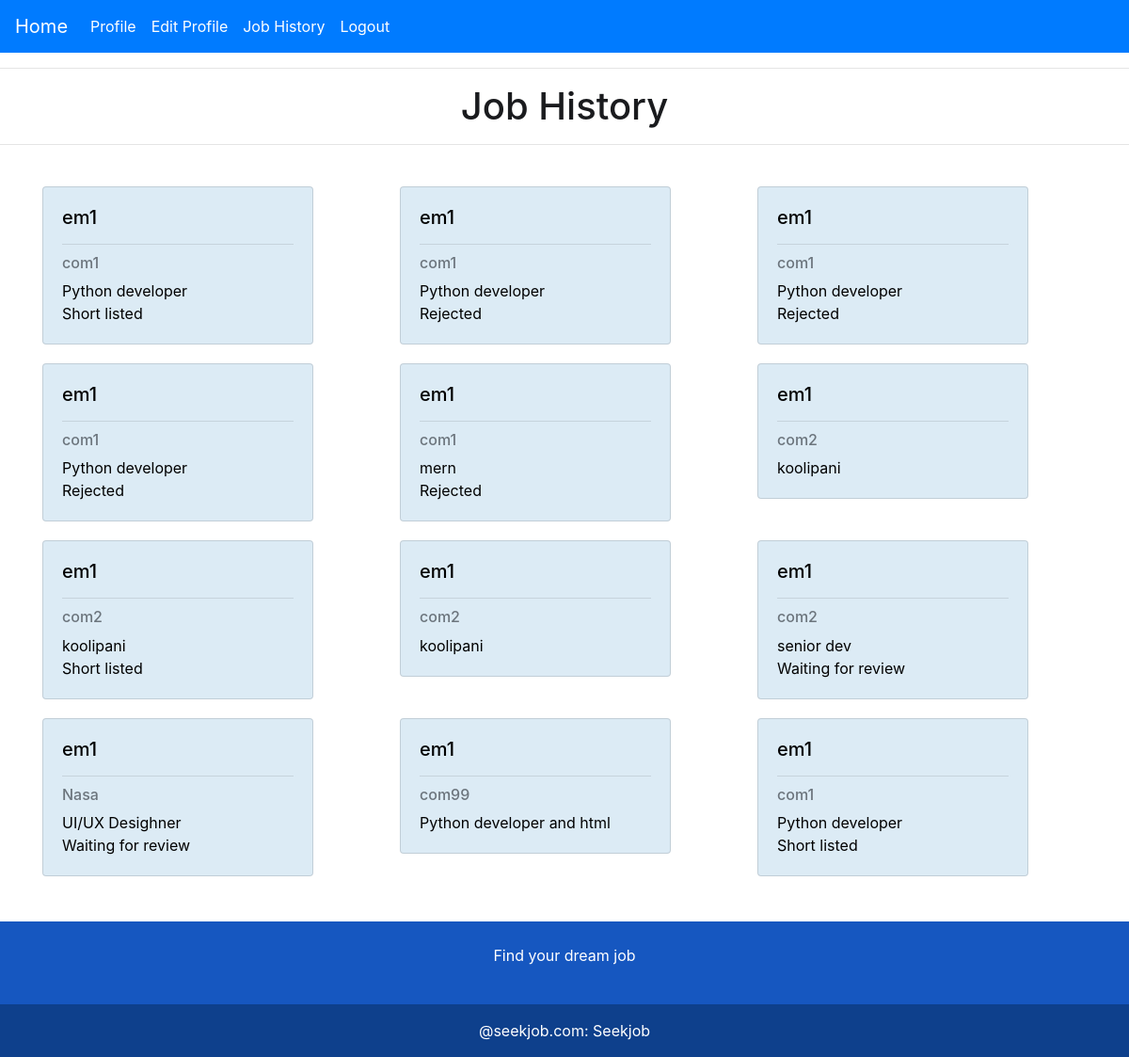
Screenshot of /history (signed in) with the database file from the repository.
### main_app/models.py (models this page shows)
class Applay_job(models.Model):
    applay = models.BooleanField(default=False,null=True)
    job_det = models.ForeignKey(Add_job,on_delete=models.CASCADE,null=True)
    select = models.BooleanField(default=None,null=True)
    view = models.BooleanField(default=False,null=True)
    emp = models.ForeignKey(CustomUser,on_delete=models.CASCADE,null=True)

class CustomUser(AbstractBaseUser,PermissionsMixin):
    username=models.CharField(max_length=100,unique=True)
    email=models.EmailField(blank=True,null=True)
    is_active=models.BooleanField(default=True,verbose_name='active')
    is_staff=models.BooleanField(default=False)
    role=models.IntegerField(choices=ROLE_CHOICE,null=True)
    created_at=models.DateTimeField(auto_now_add=True)
    updated_at=models.DateTimeField(auto_now=True)
    is_approved = models.BooleanField(default=False)
    USERNAME_FIELD='username'
    REQUIRED_FIELDS=[]
    objects=CustomUserManager()
    def __str__(self):
        return self.username

class Add_job(models.Model):
    job = models.CharField(max_length=30,null=True)
    details = models.TextField(null=True)
    salary = models.CharField(max_length=20,null=True)
    location = models.CharField(max_length=20,null=True)
    description =models.TextField(null=True)
    skill = models.CharField(max_length=39,null=True)
    education = models.CharField(max_length=20,null=True)
    company = models.ForeignKey(CustomUser,on_delete=models.CASCADE,null=True)
    is_active = models.BooleanField(default=True,null=True)
    def __str__(self):
        return self.job

### main_app/views.py (the view)
# urls.py: path('history',views.history,name='job_his'),
def history(request):
    main = Applay_job.objects.filter(emp = request.user)
    context = {'main':main}
    return render(request,'history.html',context)

### main_app/templates/history.html
{% extends 'em_base.html' %}
{% block content %}
<hr>
<h1 style="text-align: center; color: rgb(26, 27, 30);">Job History</h1>
<hr>
<div class="container mx-auto mt-4">
  <div class="row">
    {% for i in main %}
    <div class="col-md-4" style="margin-top: 20px;">
      <div class="card" style="width: 18rem;  color: black; background-color: rgba(196, 221, 239, 0.589)">
  <div class="card-body">
    <h5 class="card-title">{{ i.emp }}</h5>
    <hr>
        <h6 class="card-subtitle mb-2 text-muted">{{ i.job_det.company }}</h6>
    <p class="card-text">{{ i.job_det }}</p>
    {% if i.select == True %}Short listed  {% elif i.select == False %}Rejected{% elif i.view == True %}Waiting for review {% endif %}
  </div>
  </div>
    </div>
    {% endfor %}
  </div></div>
{% endblock content %}

### rows the page displays
Applay_job: emp "em1", job_det.company "com1", job_det "Python developer", select "Short listed"
Applay_job: emp "em1", job_det.company "com1", job_det "Python developer", select "Rejected"
Applay_job: emp "em1", job_det.company "com1", job_det "Python developer", select "Rejected"
Applay_job: emp "em1", job_det.company "com1", job_det "Python developer", select "Rejected"
Applay_job: emp "em1", job_det.company "com1", job_det "mern", select "Rejected"
Applay_job: emp "em1", job_det.company "com2", job_det "koolipani"
Applay_job: emp "em1", job_det.company "com2", job_det "koolipani", select "Short listed"
Applay_job: emp "em1", job_det.company "com2", job_det "koolipani"
Applay_job: emp "em1", job_det.company "com2", job_det "senior dev", view "Waiting for review"
Applay_job: emp "em1", job_det.company "Nasa", job_det "UI/UX Desighner", view "Waiting for review"
Applay_job: emp "em1", job_det.company "com99", job_det "Python developer and html"
Applay_job: emp "em1", job_det.company "com1", job_det "Python developer", select "Short listed"
